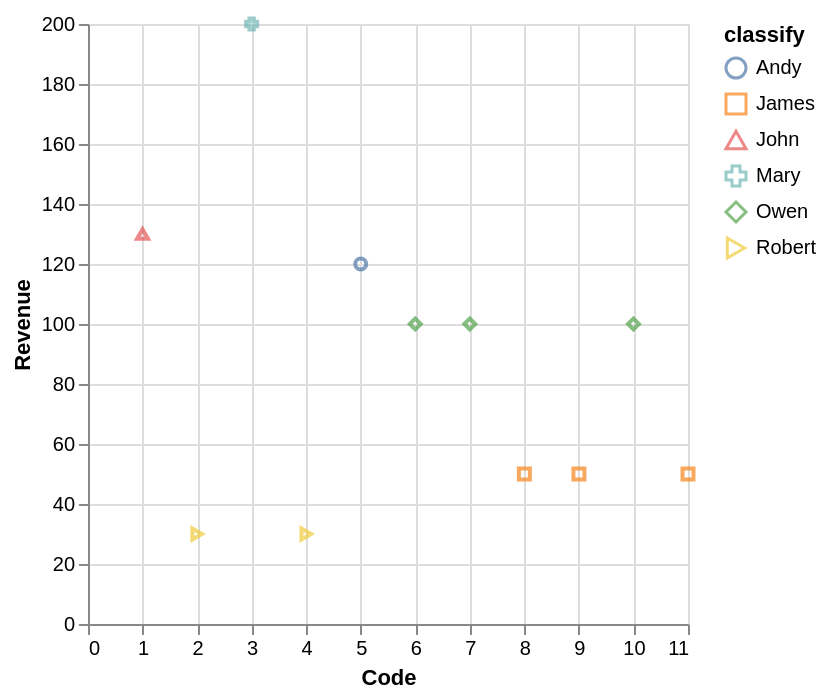

Vega-Lite specification stored for this chart:
### Vega-Lite specification from a JSON file in a GitHub repository (floating-point values rounded to 4 significant figures)
{"data": {"values": [{"x_data": 5, "y_data": 120, "classify": "Andy"}, {"x_data": 8, "y_data": 50, "classify": "James"}, {"x_data": 9, "y_data": 50, "classify": "James"}, {"x_data": 11, "y_data": 50, "classify": "James"}, {"x_data": 1, "y_data": 130, "classify": "John"}, {"x_data": 3, "y_data": 200, "classify": "Mary"}, {"x_data": 6, "y_data": 100, "classify": "Owen"}, {"x_data": 7, "y_data": 100, "classify": "Owen"}, {"x_data": 10, "y_data": 100, "classify": "Owen"}, {"x_data": 2, "y_data": 30, "classify": "Robert"}, {"x_data": 4, "y_data": 30, "classify": "Robert"}]}, "mark": "point", "encoding": {"x": {"field": "x_data", "type": "quantitative", "title": "Code", "scale": {"zero": "false"}}, "y": {"field": "y_data", "type": "quantitative", "title": "Revenue", "scale": {"zero": "false"}}, "color": {"field": "classify", "type": "nominal"}, "shape": {"field": "classify", "type": "nominal"}}}
